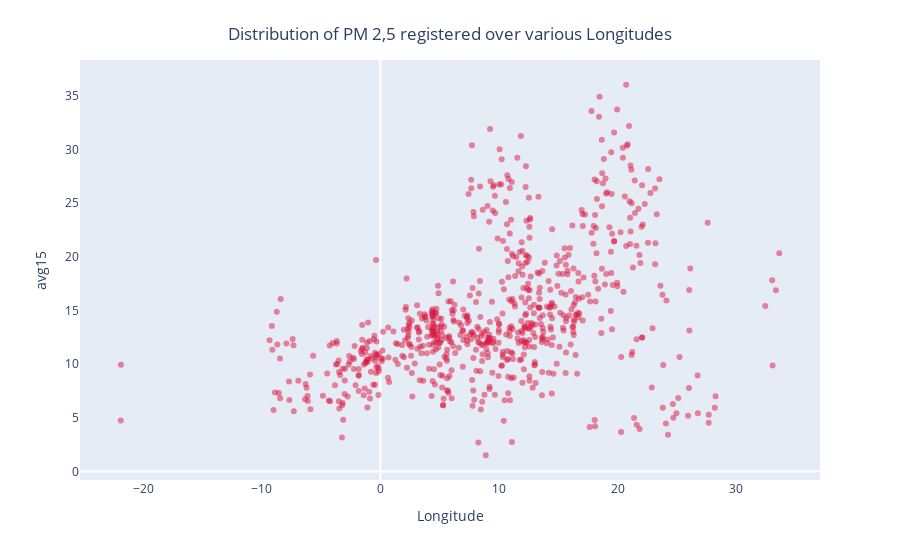

The notebook cell saved with this chart:
### Code cell
fig = px.scatter(data_frame = df_air_quality, y="avg15", x="Longitude")
fig.update_layout(
    title={
        'text': "Distribution of PM 2,5 registered over various Longitudes",
        'y':0.95,
        'x':0.5,
        'xanchor': 'center',
        'yanchor': 'top'})
fig.update_traces(marker=dict(color="crimson"))
fig.update_traces(marker={"opacity": 0.5})  # Thus we see which combination of PM 2,5 and Altitude values exists the most
fig.update_xaxes(showgrid=False)
fig.update_yaxes(showgrid=False)
fig.show()

### Figure 1 — Plotly figure (JSON) as saved in the notebook; plotly's stock layout.template omitted (floating-point values rounded to 4 significant figures; data arrays with more than 128 entries replaced by an {"elided": "..."} marker saying what was removed)
{"data": [{"hovertemplate": "Longitude=%{x}<br>avg15=%{y}<extra></extra>", "legendgroup": "", "marker": {"color": "crimson", "opacity": 0.5, "symbol": "circle"}, "mode": "markers", "name": "", "orientation": "v", "showlegend": false, "type": "scatter", "x": {"elided": "710 float values"}, "xaxis": "x", "y": {"elided": "710 float values"}, "yaxis": "y"}], "layout": {"legend": {"tracegroupgap": 0}, "margin": {"t": 60}, "title": {"text": "Distribution of PM 2,5 registered over various Longitudes", "x": 0.5, "xanchor": "center", "y": 0.95, "yanchor": "top"}, "xaxis": {"anchor": "y", "domain": [0, 1], "showgrid": false, "title": {"text": "Longitude"}}, "yaxis": {"anchor": "x", "domain": [0, 1], "showgrid": false, "title": {"text": "avg15"}}}}
